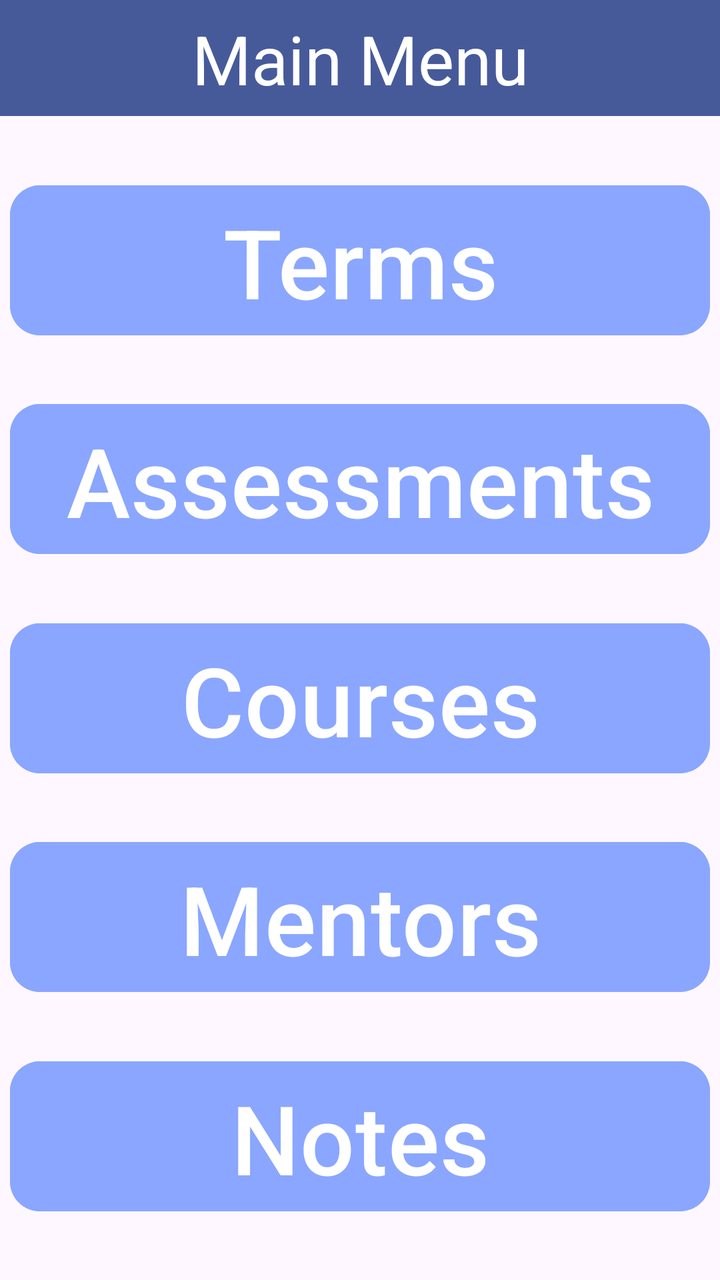
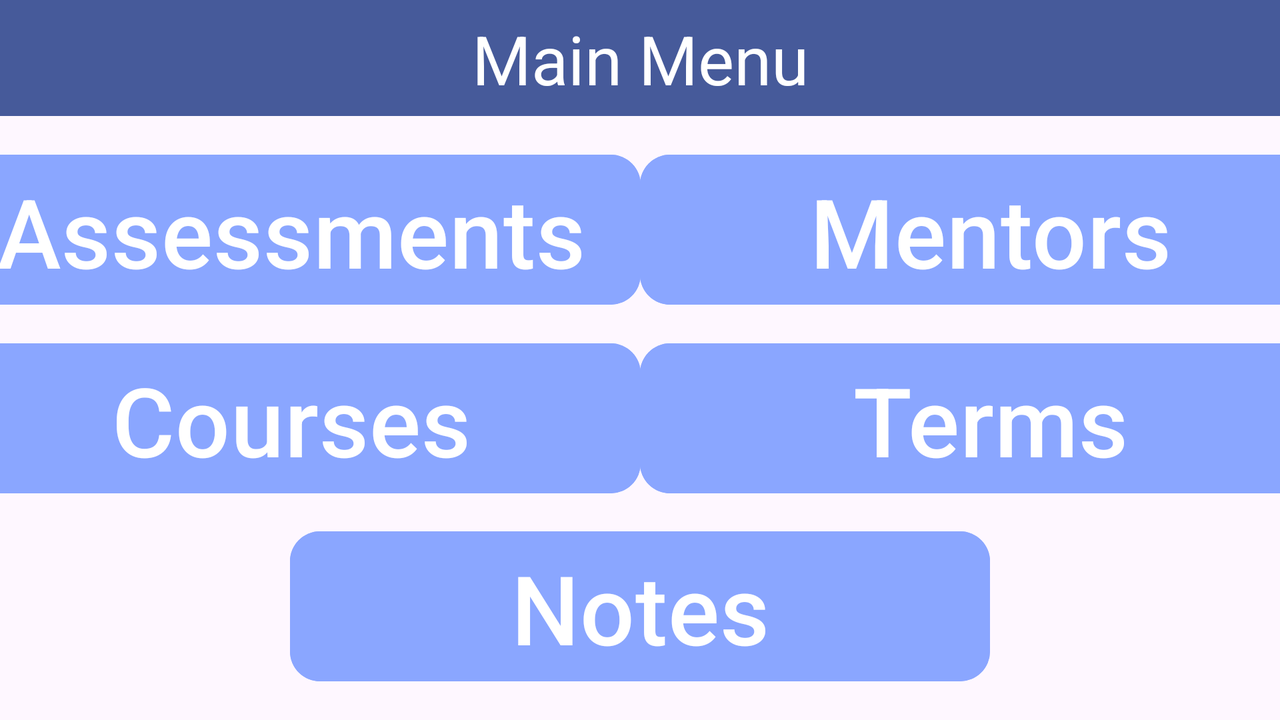

An Android layout and its configuration variant, each rendered on a device that would load it. The default file and the variant file are quoted in full after the pictures.
<!-- AndroidManifest.xml: application theme Theme.C195MobileApp -->
<!-- res/layout/mainmenuactivity.xml -->
<?xml version="1.0" encoding="utf-8"?>
<androidx.constraintlayout.widget.ConstraintLayout xmlns:android="http://schemas.android.com/apk/res/android"
    xmlns:app="http://schemas.android.com/apk/res-auto"
    xmlns:tools="http://schemas.android.com/tools"
    android:id="@+id/main"
    android:layout_width="match_parent"
    android:layout_height="match_parent"
    android:textAlignment="center"
    tools:context=".controllers.MainMenuController">

    <Button
        android:id="@+id/MentorsButton"
        android:layout_width="350dp"
        android:layout_height="75dp"
        android:backgroundTint="#8AA6FF"
        android:insetTop="0dp"
        android:insetBottom="0dp"
        android:text="Mentors"
        android:textSize="48sp"
        app:cornerRadius="15dp"
        app:layout_constraintBottom_toTopOf="@id/NotesButton"
        app:layout_constraintEnd_toEndOf="parent"
        app:layout_constraintStart_toStartOf="parent"
        app:layout_constraintTop_toBottomOf="@+id/CoursesButton" />

    <TextView
        android:id="@+id/Header"
        android:layout_width="0dp"
        android:layout_height="58dp"
        android:background="#465A9A"
        android:paddingTop="20px"
        android:text="Main Menu"
        android:textAlignment="center"
        android:textColor="#FFFFFF"
        android:textSize="34sp"
        app:layout_constraintBottom_toBottomOf="parent"
        app:layout_constraintEnd_toEndOf="parent"
        app:layout_constraintHorizontal_bias="0.0"
        app:layout_constraintStart_toStartOf="parent"
        app:layout_constraintTop_toTopOf="parent"
        app:layout_constraintVertical_bias="0.0" />

    <Button
        android:id="@+id/CoursesButton"
        android:layout_width="350dp"
        android:layout_height="75dp"
        android:backgroundTint="#8AA6FF"
        android:insetTop="0dp"
        android:insetBottom="0dp"
        android:text="Courses"
        android:textSize="48sp"
        app:cornerRadius="15dp"
        app:layout_constraintBottom_toBottomOf="parent"
        app:layout_constraintEnd_toEndOf="parent"
        app:layout_constraintStart_toStartOf="parent"
        app:layout_constraintTop_toBottomOf="@id/Header" />

    <Button
        android:id="@+id/AssessmentsButton"
        android:layout_width="350dp"
        android:layout_height="75dp"
        android:backgroundTint="#8AA6FF"
        android:insetTop="0dp"
        android:insetBottom="0dp"
        android:text="Assessments"
        android:textSize="48sp"
        app:cornerRadius="15dp"
        app:layout_constraintBottom_toTopOf="@+id/CoursesButton"
        app:layout_constraintEnd_toEndOf="parent"
        app:layout_constraintStart_toStartOf="parent"
        app:layout_constraintTop_toBottomOf="@id/TermsButton" />

    <Button
        android:id="@+id/NotesButton"
        android:layout_width="350dp"
        android:layout_height="75dp"
        android:backgroundTint="#8AA6FF"
        android:insetTop="0dp"
        android:insetBottom="0dp"
        android:text="Notes"
        android:textSize="48sp"
        app:cornerRadius="15dp"
        app:layout_constraintBottom_toBottomOf="parent"
        app:layout_constraintEnd_toEndOf="parent"
        app:layout_constraintStart_toStartOf="parent"
        app:layout_constraintTop_toBottomOf="@+id/MentorsButton" />

    <Button
        android:id="@+id/TermsButton"
        android:layout_width="350dp"
        android:layout_height="75dp"
        android:backgroundTint="#8AA6FF"
        android:insetTop="0dp"
        android:insetBottom="0dp"
        android:text="Terms"
        android:textSize="48sp"
        app:barrierAllowsGoneWidgets="false"
        app:cornerRadius="15dp"
        app:layout_constraintBottom_toTopOf="@id/AssessmentsButton"
        app:layout_constraintEnd_toEndOf="parent"
        app:layout_constraintStart_toStartOf="parent"
        app:layout_constraintTop_toBottomOf="@+id/Header" />

</androidx.constraintlayout.widget.ConstraintLayout>
<!-- resources referenced by this layout -->
<resources>
  <style name="Theme.C195MobileApp" parent="Base.Theme.C195MobileApp" />
  <style name="Base.Theme.C195MobileApp" parent="Theme.Material3.DayNight.NoActionBar">
          
          
      </style>
</resources>
<!-- res/layout-land/mainmenuactivity.xml (the repository's variant of the layout above) -->
<!-- drawn on the phone turned sideways -->
<?xml version="1.0" encoding="utf-8"?>
<androidx.constraintlayout.widget.ConstraintLayout xmlns:android="http://schemas.android.com/apk/res/android"
    xmlns:app="http://schemas.android.com/apk/res-auto"
    xmlns:tools="http://schemas.android.com/tools"
    android:id="@+id/main"
    android:layout_width="match_parent"
    android:layout_height="match_parent"
    android:textAlignment="center"
    tools:context=".controllers.MainMenuController">

    <TextView
        android:id="@+id/Header"
        android:layout_width="0dp"
        android:layout_height="58dp"
        android:background="#465A9A"
        android:paddingTop="20px"
        android:text="Main Menu"
        android:textAlignment="center"
        android:textColor="#FFFFFF"
        android:textSize="34sp"
        app:layout_constraintBottom_toBottomOf="parent"
        app:layout_constraintEnd_toEndOf="parent"
        app:layout_constraintHorizontal_bias="0.0"
        app:layout_constraintStart_toStartOf="parent"
        app:layout_constraintTop_toTopOf="parent"
        app:layout_constraintVertical_bias="0.0" />

    <Button
        android:id="@+id/AssessmentsButton"
        android:layout_width="350dp"
        android:layout_height="75dp"
        android:backgroundTint="#8AA6FF"
        android:insetTop="0dp"
        android:insetBottom="0dp"
        android:text="Assessments"
        android:textSize="48sp"
        app:cornerRadius="15dp"
        app:layout_constraintEnd_toStartOf="@id/MentorsButton"
        app:layout_constraintStart_toStartOf="parent"
        app:layout_constraintTop_toBottomOf="@id/Header"
        app:layout_constraintBottom_toTopOf="@id/CoursesButton"/>

    <Button
        android:id="@+id/MentorsButton"
        android:layout_width="350dp"
        android:layout_height="75dp"
        android:backgroundTint="#8AA6FF"
        android:insetTop="0dp"
        android:insetBottom="0dp"
        android:text="Mentors"
        android:textSize="48sp"
        app:cornerRadius="15dp"
        app:layout_constraintBottom_toTopOf="@+id/TermsButton"
        app:layout_constraintEnd_toEndOf="parent"
        app:layout_constraintStart_toEndOf="@id/AssessmentsButton"
        app:layout_constraintTop_toBottomOf="@id/Header"/>

    <Button
        android:id="@+id/CoursesButton"
        android:layout_width="350dp"
        android:layout_height="75dp"
        android:backgroundTint="#8AA6FF"
        android:insetTop="0dp"
        android:insetBottom="0dp"
        android:text="Courses"
        android:textSize="48sp"
        app:cornerRadius="15dp"
        app:layout_constraintBottom_toTopOf="@id/NotesButton"
        app:layout_constraintEnd_toStartOf="@id/TermsButton"
        app:layout_constraintStart_toStartOf="parent"
        app:layout_constraintTop_toBottomOf="@id/AssessmentsButton" />

    <Button
        android:id="@+id/TermsButton"
        android:layout_width="350dp"
        android:layout_height="75dp"
        android:backgroundTint="#8AA6FF"
        android:insetTop="0dp"
        android:insetBottom="0dp"
        android:text="Terms"
        android:textSize="48sp"
        app:barrierAllowsGoneWidgets="false"
        app:cornerRadius="15dp"
        app:layout_constraintEnd_toEndOf="parent"
        app:layout_constraintBottom_toTopOf="@id/NotesButton"
        app:layout_constraintStart_toEndOf="@id/CoursesButton"
        app:layout_constraintTop_toBottomOf="@+id/AssessmentsButton" />

    <Button
        android:id="@+id/NotesButton"
        android:layout_width="350dp"
        android:layout_height="75dp"
        android:backgroundTint="#8AA6FF"
        android:insetTop="0dp"
        android:insetBottom="0dp"
        android:text="Notes"
        android:textSize="48sp"
        app:cornerRadius="15dp"
        app:layout_constraintBottom_toBottomOf="parent"
        app:layout_constraintEnd_toEndOf="parent"
        app:layout_constraintStart_toStartOf="parent"
        app:layout_constraintTop_toBottomOf="@+id/TermsButton" />

</androidx.constraintlayout.widget.ConstraintLayout>
